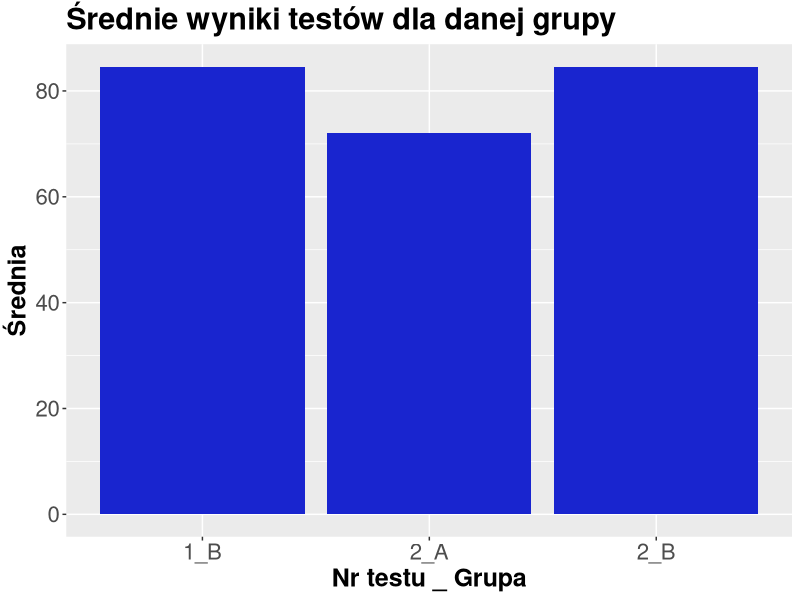

Source code (R):
## ---- chunk 1
#| column: screen

library(ggplot2)
# Test 1 Wyniki testów Matematyki dla Grupy A i Grupy B
wyniki_grupa_a_1 <- c(60, 65, 75, 68, 62)
wyniki_grupa_b_1 <- c(78, 80, 85, 92, 88)

# Test 2 Wyniki testów Matematyki dla Grupy A i Grupy B
wyniki_grupa_a_2 <- c(80, 65, 75, 68, 72)
wyniki_grupa_b_2 <- c(78, 80, 85, 92, 88)

srednia_a1 <- c(mean(wyniki_grupa_a_1))
srednia_a2 <- c(mean(wyniki_grupa_a_2))
srednia_b1 <- c(mean(wyniki_grupa_b_1))
srednia_b2 <- c(mean(wyniki_grupa_b_2))
srednie <- c(srednia_a1, srednia_a2, srednia_b1, srednia_b2)
srednie_do_wykresu <- c()
for (sr in srednie) {
  if (sr >= 70) {
    srednie_do_wykresu <- append(srednie_do_wykresu, sr)
  }
}

dane__ <- data.frame(
  Nrtestu_Grupa = c("2_A", "1_B",
                    "2_B"),
  Średnia = srednie_do_wykresu
)
print(dane__)
wykres_testow <- ggplot(dane__, aes(x = Nrtestu_Grupa, y = Średnia)) +
  geom_bar(stat = "identity", fill = "#1925cf") +
  labs(title = "Średnie wyniki testów dla danej grupy",
       x = "Nr testu _ Grupa",
       y = "Średnia") +
  theme(plot.title = element_text(size = 22, face = "bold"),
        axis.text = element_text(size = 16),
        axis.title = element_text(size = 18, face = "bold"))
print(wykres_testow)
